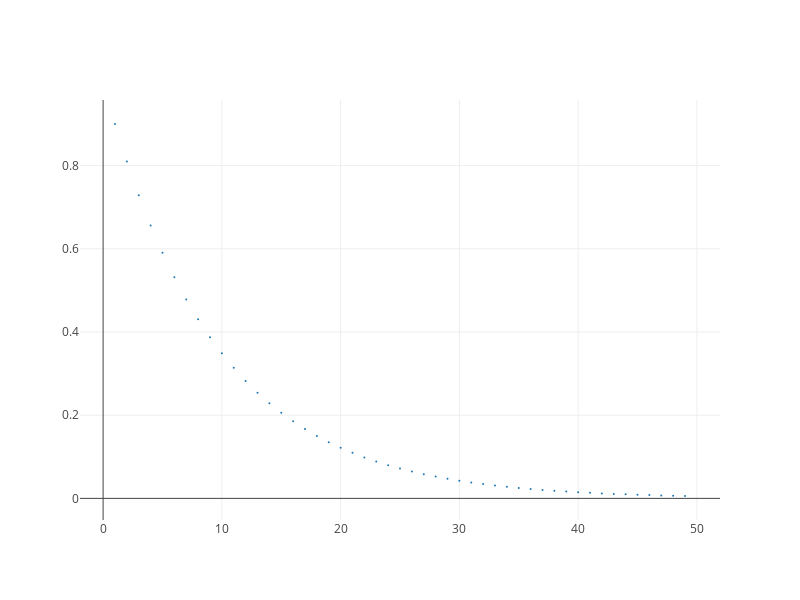

Notebook code for this chart:
### Code cell
mychart(np.array(x1), np.array(y1))
